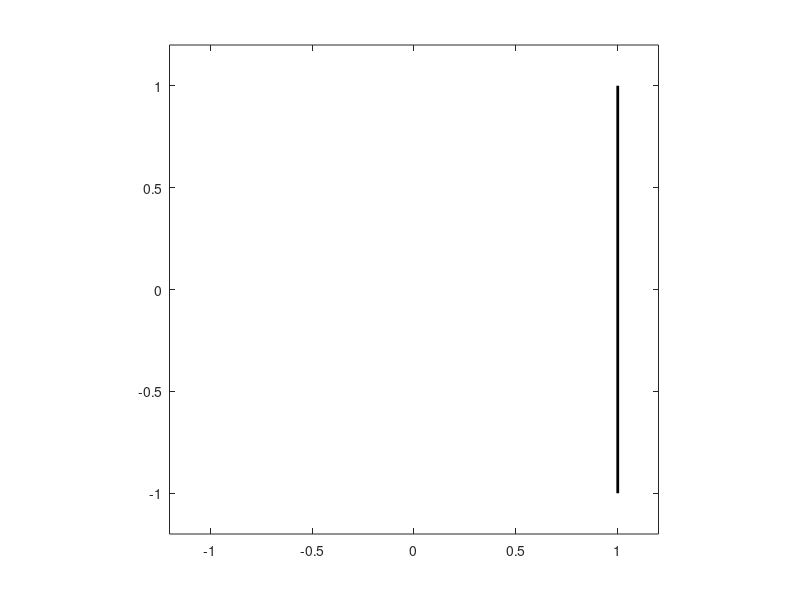

This chart was generated by the following MATLAB code: (Note: this script raises an error after producing the figure.)
% Script for explanation of MISSED EXITS 
close all

sigma = 0.8;

V = @(x,y) 2 * [0; x + 1];
dV = @(x,y) 2 * [0; x + 1];
f = @(x,y) -dV(x,y);
g = @(x,y) sigma * eye(2);

X0 = [0.8; 0.8];
Time = [0, 1];
N = [50, 3000];
M = 1;

% plot the SQUARE
p(1) = plot([1,1], [-1,1], 'k', 'LineWidth', 2);
hold on

axis([-1.2 1.2 -1.2 1.2])
axis equal
hold on

W = BrownianMotion2D(Time, N(end), M);

for i = 1:length(N)
    NaiveForPlots(X0, f, g, W(:,1:N(end)/N(i):end), Time, p)
end

legend('Domain', 'Big Timestep', 'Small Timestep', 'Location', 'SouthWest')
% axis([-0.8 1.1 0.5 1])
